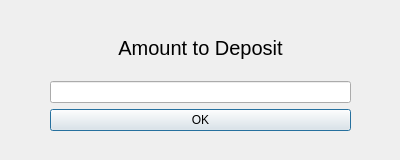
<?xml version="1.0" encoding="UTF-8"?>
<ui version="4.0">
 <class>Dialog</class>
 <widget class="QDialog" name="Dialog">
  <property name="geometry">
   <rect>
    <x>0</x>
    <y>0</y>
    <width>400</width>
    <height>160</height>
   </rect>
  </property>
  <property name="windowTitle">
   <string>Dialog</string>
  </property>
  <widget class="QWidget" name="">
   <property name="geometry">
    <rect>
     <x>50</x>
     <y>20</y>
     <width>301</width>
     <height>111</height>
    </rect>
   </property>
   <layout class="QVBoxLayout" name="verticalLayout">
    <item>
     <widget class="QLabel" name="label">
      <property name="font">
       <font>
        <pointsize>15</pointsize>
       </font>
      </property>
      <property name="text">
       <string>Amount to Deposit</string>
      </property>
      <property name="alignment">
       <set>Qt::AlignCenter</set>
      </property>
     </widget>
    </item>
    <item>
     <widget class="QLineEdit" name="deposit_line"/>
    </item>
    <item>
     <widget class="QPushButton" name="okButton">
      <property name="text">
       <string>OK</string>
      </property>
     </widget>
    </item>
   </layout>
  </widget>
  <zorder>label</zorder>
  <zorder>deposit_line</zorder>
  <zorder>okButton</zorder>
  <zorder>label</zorder>
 </widget>
 <resources/>
 <connections/>
</ui>
